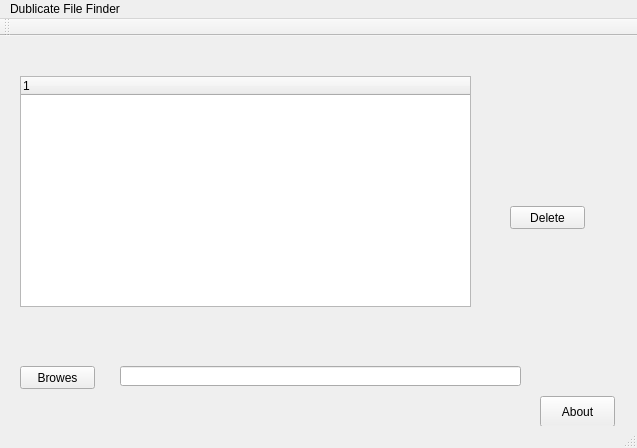
<?xml version="1.0" encoding="UTF-8"?>
<ui version="4.0">
 <class>MainWindow</class>
 <widget class="QMainWindow" name="MainWindow">
  <property name="geometry">
   <rect>
    <x>0</x>
    <y>0</y>
    <width>637</width>
    <height>448</height>
   </rect>
  </property>
  <property name="windowTitle">
   <string>MainWindow</string>
  </property>
  <widget class="QWidget" name="centralWidget">
   <widget class="QPushButton" name="pushButton">
    <property name="geometry">
     <rect>
      <x>510</x>
      <y>170</y>
      <width>75</width>
      <height>23</height>
     </rect>
    </property>
    <property name="text">
     <string>Delete</string>
    </property>
   </widget>
   <widget class="QPushButton" name="pushButton_2">
    <property name="geometry">
     <rect>
      <x>20</x>
      <y>330</y>
      <width>75</width>
      <height>23</height>
     </rect>
    </property>
    <property name="text">
     <string>Browes</string>
    </property>
   </widget>
   <widget class="QLineEdit" name="lineEdit_2">
    <property name="geometry">
     <rect>
      <x>120</x>
      <y>330</y>
      <width>401</width>
      <height>20</height>
     </rect>
    </property>
   </widget>
   <widget class="QTreeWidget" name="treeWidget">
    <property name="geometry">
     <rect>
      <x>20</x>
      <y>40</y>
      <width>451</width>
      <height>231</height>
     </rect>
    </property>
    <column>
     <property name="text">
      <string notr="true">1</string>
     </property>
    </column>
   </widget>
   <widget class="QPushButton" name="pushButton_3">
    <property name="geometry">
     <rect>
      <x>540</x>
      <y>360</y>
      <width>75</width>
      <height>31</height>
     </rect>
    </property>
    <property name="text">
     <string>About</string>
    </property>
   </widget>
  </widget>
  <widget class="QMenuBar" name="menuBar">
   <property name="geometry">
    <rect>
     <x>0</x>
     <y>0</y>
     <width>637</width>
     <height>21</height>
    </rect>
   </property>
   <widget class="QMenu" name="menuDublicate_File_Finder">
    <property name="title">
     <string>Dublicate File Finder</string>
    </property>
   </widget>
   <addaction name="menuDublicate_File_Finder"/>
  </widget>
  <widget class="QToolBar" name="mainToolBar">
   <attribute name="toolBarArea">
    <enum>TopToolBarArea</enum>
   </attribute>
   <attribute name="toolBarBreak">
    <bool>false</bool>
   </attribute>
  </widget>
  <widget class="QStatusBar" name="statusBar"/>
 </widget>
 <layoutdefault spacing="6" margin="11"/>
 <resources/>
 <connections/>
</ui>
